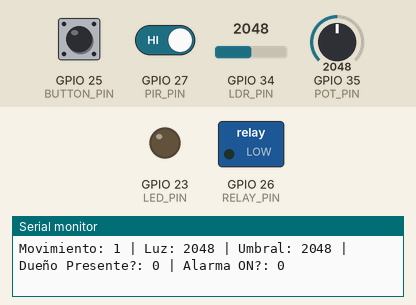
Simulated run of this sketch. Board: ESP32. On the bench: switched loads named in the sketch (green lamp = pin HIGH), output pins drawn as LEDs (lit = HIGH), the last lines printed to the serial monitor. The test bench sets the inputs (shaded band); at power-on: GPIO 34 (LDR_PIN) = 2048, GPIO 25 (BUTTON_PIN) HIGH, GPIO 27 (PIR_PIN) HIGH, GPIO 35 (POT_PIN) = 2048. WiFi joins after 1.5 s; servers stay silent unless stated; uploads are accepted with an empty reply; the local clock reads 2024-03-15 10:24:30 at power-on unless the sketch sets it; no MQTT or app messages arrive unless stated.

Above: at 2.7 s.
2.8 s: GPIO 34 (LDR_PIN) set to 2111
At 3.5 s:
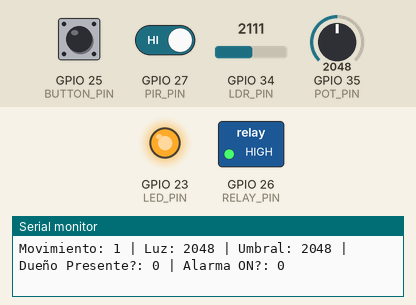
4.5 s: GPIO 25 (BUTTON_PIN) pulled LOW for 3.2 s
At 6.0 s:
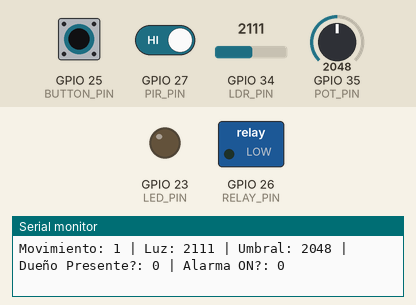
Timing chart, 0 to 9.4 s (numbered marks = the images above; inputs shaded):
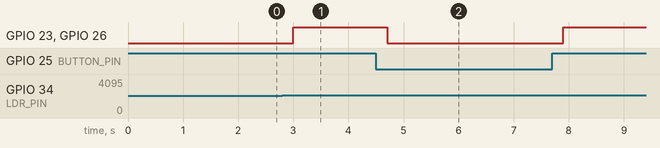

Measured:
- the behaviour switches between 2048 and 2049 on GPIO 34 (LDR_PIN) (found by bisection; images 0 and 1)
- after the input at 2.8 s, GPIO 23 (LED_PIN), GPIO 26 (RELAY_PIN): LOW → HIGH after 0.20 s
- after the input at 4.5 s, GPIO 23 (LED_PIN), GPIO 26 (RELAY_PIN): HIGH → LOW after 0.20 s, → HIGH 3.2 s later

The sketch:

alarma2.0.ino
```cpp
#include <WiFi.h>
#include <PubSubClient.h>
#include <ArduinoJson.h>
#include <BLEDevice.h>
#include <HTTPClient.h>
#include <WiFiClientSecure.h>
#include "time.h"

// --- CONFIGURACIÓN ---
#define WIFI_SSID ""
#define WIFI_PASSWORD ""
#define THINGSBOARD_SERVER ""
#define THINGSBOARD_TOKEN ""
#define DISCORD_WEBHOOK_URL ""
#define DISCORD_USER_ID "" // <--- ¡IMPORTANTE!
#define BEACON_UUID ""

// --- Pines del Proyecto ---
#define PIR_PIN       27
#define LDR_PIN       34
#define POT_PIN       35
#define BUTTON_PIN    25
#define RELAY_PIN     26
#define LED_PIN       23

// --- Clientes ---
WiFiClient espClient;
PubSubClient client(espClient);

// --- Variables Globales ---
bool alarmaActivada = false;
unsigned long tiempoAnterior = 0;
bool notificacionEnviada = false;

// --- Variables para Bluetooth ---
bool dueñoPresente = false;
unsigned long tiempoUltimoEscaneo = 0;
const long intervaloEscaneo = 300000; // Escanear cada 5 minutos

// ---> DISCORD: Función de envío de mensajes COMPLETAMENTE REHECHA <---
void enviarMensajeDiscord(String titulo, String detalle) {
  if (WiFi.status() == WL_CONNECTED) {
    struct tm timeinfo;
    if(!getLocalTime(&timeinfo)){ return; }
    char horaActual[20];
    strftime(horaActual, sizeof(horaActual), "%H:%M:%S", &timeinfo);

    // Formato compacto con mención
    String mencion = "<@" + String(DISCORD_USER_ID) + ">";
    String mensajeCompleto = mencion + " **" + titulo + "** (" + String(horaActual) + ")\n";
    mensajeCompleto += "> " + detalle + "\n";
    mensajeCompleto += "____________________";

    HTTPClient http;
    WiFiClientSecure *client_secure = new WiFiClientSecure;
    client_secure->setInsecure();

    if (http.begin(*client_secure, DISCORD_WEBHOOK_URL)) {
      http.addHeader("Content-Type", "application/json");
      http.setTimeout(2000); // Límite de tiempo de 2 segundos para evitar congelamiento

      // JSON para permitir la mención
      StaticJsonDocument<512> jsonDoc;
      jsonDoc["content"] = mensajeCompleto;
      JsonObject allowed_mentions = jsonDoc.createNestedObject("allowed_mentions");
      JsonArray parse = allowed_mentions.createNestedArray("parse");
      parse.add("users");

      char jsonBuffer[512];
      serializeJson(jsonDoc, jsonBuffer);

      http.POST(jsonBuffer);
      http.end();
    }
    delete client_secure;
  }
}

// Clase para manejar los resultados del escaneo BLE
class MyAdvertisedDeviceCallbacks: public BLEAdvertisedDeviceCallbacks {
    void onResult(BLEAdvertisedDevice advertisedDevice) {
        if (advertisedDevice.haveServiceUUID() && advertisedDevice.getServiceUUID().toString() == BEACON_UUID) {
            dueñoPresente = true;
        }
    }
};

// Función on_message (Control Remoto)
void on_message(char* topic, byte* payload, unsigned int length) {
  char json[length + 1];
  strncpy(json, (char*)payload, length);
  json[length] = '\0';
  StaticJsonDocument<200> doc;
  deserializeJson(doc, json);
  const char* methodName = doc["method"];
  if (methodName != NULL && strcmp(methodName, "setValue") == 0) {
    if (alarmaActivada) {
        enviarMensajeDiscord("ALARMA DESACTIVADA", "Desactivación remota desde el panel.");
    }
    alarmaActivada = false;
    String topicStr = String(topic);
    String requestId = topicStr.substring(topicStr.lastIndexOf('/') + 1);
    String responseTopic = "v1/devices/me/rpc/response/" + requestId;
    client.publish(responseTopic.c_str(), "{}");
  }
}

void setup() {
  Serial.begin(115200);

  pinMode(PIR_PIN, INPUT);
  pinMode(LDR_PIN, INPUT);
  pinMode(POT_PIN, INPUT);
  pinMode(BUTTON_PIN, INPUT_PULLUP);
  pinMode(RELAY_PIN, OUTPUT);
  pinMode(LED_PIN, OUTPUT);
  digitalWrite(RELAY_PIN, LOW);

  WiFi.begin(WIFI_SSID, WIFI_PASSWORD);
  while (WiFi.status() != WL_CONNECTED) {
    delay(500);
    Serial.print(".");
  }
  Serial.println("\nWiFi conectado!");
  Serial.println(WiFi.localIP());

  configTime(-18000, 0, "pool.ntp.org");

  client.setServer(THINGSBOARD_SERVER, 1883);
  client.setCallback(on_message);

  Serial.println("Sistema de Alarma con Llave Inteligente - LISTO");
}

void reconnect() {
  while (!client.connected()) {
    if (client.connect("ESP32 Device", THINGSBOARD_TOKEN, NULL)) {
      client.subscribe("v1/devices/me/rpc/request/+");
    } else {
      delay(5000);
    }
  }
}

// Función para escanear Bluetooth de forma controlada
void escanearBluetooth() {
  dueñoPresente = false;
  Serial.println("Pausando WiFi para escanear Bluetooth...");
  WiFi.disconnect(true);
  WiFi.mode(WIFI_OFF);

  BLEDevice::init("");
  BLEScan* pBLEScan = BLEDevice::getScan();
  pBLEScan->setAdvertisedDeviceCallbacks(new MyAdvertisedDeviceCallbacks());
  pBLEScan->setActiveScan(true);
  pBLEScan->start(2, false);

  if (dueñoPresente) {
    Serial.println(">>> Llave inteligente encontrada! <<<");
  } else {
    Serial.println("Llave inteligente no encontrada.");
  }

  WiFi.begin(WIFI_SSID, WIFI_PASSWORD);
  Serial.println("Reanudando WiFi...");
}

void loop() {
  if (WiFi.status() != WL_CONNECTED) {
    delay(500);
    Serial.print(".");
    return;
  }

  if (!client.connected()) {
    reconnect();
  }
  client.loop();

  if (millis() - tiempoUltimoEscaneo > intervaloEscaneo) {
    tiempoUltimoEscaneo = millis();
    escanearBluetooth();
    return;
  }

  bool hayMovimiento = digitalRead(PIR_PIN);
  int nivelLuz = analogRead(LDR_PIN);
  int umbralLuz = analogRead(POT_PIN);
  bool estaOscuro = nivelLuz > umbralLuz;
  bool botonPresionado = (digitalRead(BUTTON_PIN) == LOW);

  // --- LÓGICA DE CONTROL ---
  if (botonPresionado) {
    if (alarmaActivada) {
        enviarMensajeDiscord("ALARMA DESACTIVADA", "Desactivación manual con el botón físico.");
    }
    alarmaActivada = false;
  }
  else if (!alarmaActivada && hayMovimiento && estaOscuro && !dueñoPresente) {
    alarmaActivada = true;
    if (!notificacionEnviada) {
        String detalle = "Nivel de Luz: " + String(nivelLuz) + ", Umbral: " + String(umbralLuz);
        enviarMensajeDiscord("🚨 ALERTA DE MOVIMIENTO 🚨", detalle);
        notificacionEnviada = true;
    }
  }

  // --- CONTROL DE SALIDAS (RELÉ Y LED) ---
  if (alarmaActivada) {
    digitalWrite(RELAY_PIN, HIGH);
    digitalWrite(LED_PIN, HIGH);
  } else {
    digitalWrite(RELAY_PIN, LOW);
    digitalWrite(LED_PIN, LOW);
    notificacionEnviada = false;
  }

  // --- ENVÍO DE DATOS Y MONITOR SERIE ---
  if (millis() - tiempoAnterior > 1000) {
    tiempoAnterior = millis();
    Serial.print("Movimiento: "); Serial.print(hayMovimiento);
    Serial.print(" | Luz: "); Serial.print(nivelLuz);
    Serial.print(" | Umbral: "); Serial.print(umbralLuz);
    Serial.print(" | Dueño Presente?: "); Serial.print(dueñoPresente);
    Serial.print(" | Alarma ON?: "); Serial.println(alarmaActivada);

    StaticJsonDocument<200> jsonBuffer;
    JsonObject telemetry = jsonBuffer.to<JsonObject>();
    telemetry["movimiento"] = hayMovimiento;
    telemetry["luz"] = nivelLuz;
    telemetry["umbral"] = umbralLuz;
    telemetry["alarma_activa"] = alarmaActivada;
    telemetry["dueño_presente"] = dueñoPresente;
    char payload[200];
    serializeJson(telemetry, payload);
    client.publish("v1/devices/me/telemetry", payload);
  }
}
```
